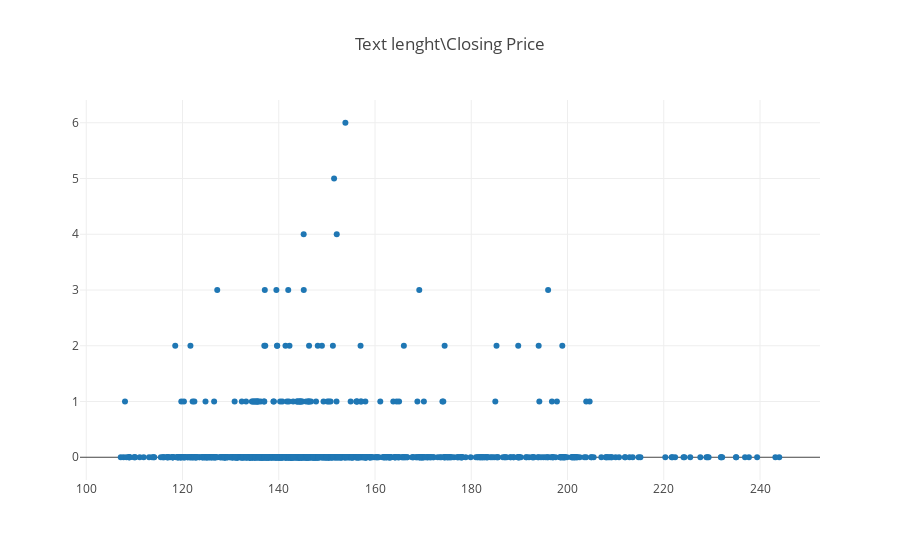

The cell this chart's notebook holds for it:
### Code cell
#trace1=go.Scatter(x=data_join['len'], y=data_join['ClosingPrice'], name='Gas_Price', mode='markers')
trace1=go.Scatter(y=data_join['Miller'], x=data_join['ClosingPrice'], name='Gas_Price', mode='markers')
data=[trace1]
layout={'title':'Text lenght\Closing Price'}
fig=go.Figure(data=data, layout=layout)
iplot(fig, show_link=False)

### Figure 1 — Plotly figure (JSON) as saved in the notebook; plotly's stock layout.template omitted (floating-point values rounded to 4 significant figures; data arrays with more than 128 entries replaced by an {"elided": "..."} marker saying what was removed)
{"data": [{"mode": "markers", "name": "Gas_Price", "type": "scatter", "x": {"elided": "1159 float values"}, "y": {"elided": "1159 int values"}}], "layout": {"title": "Text lenght\\Closing Price"}}
